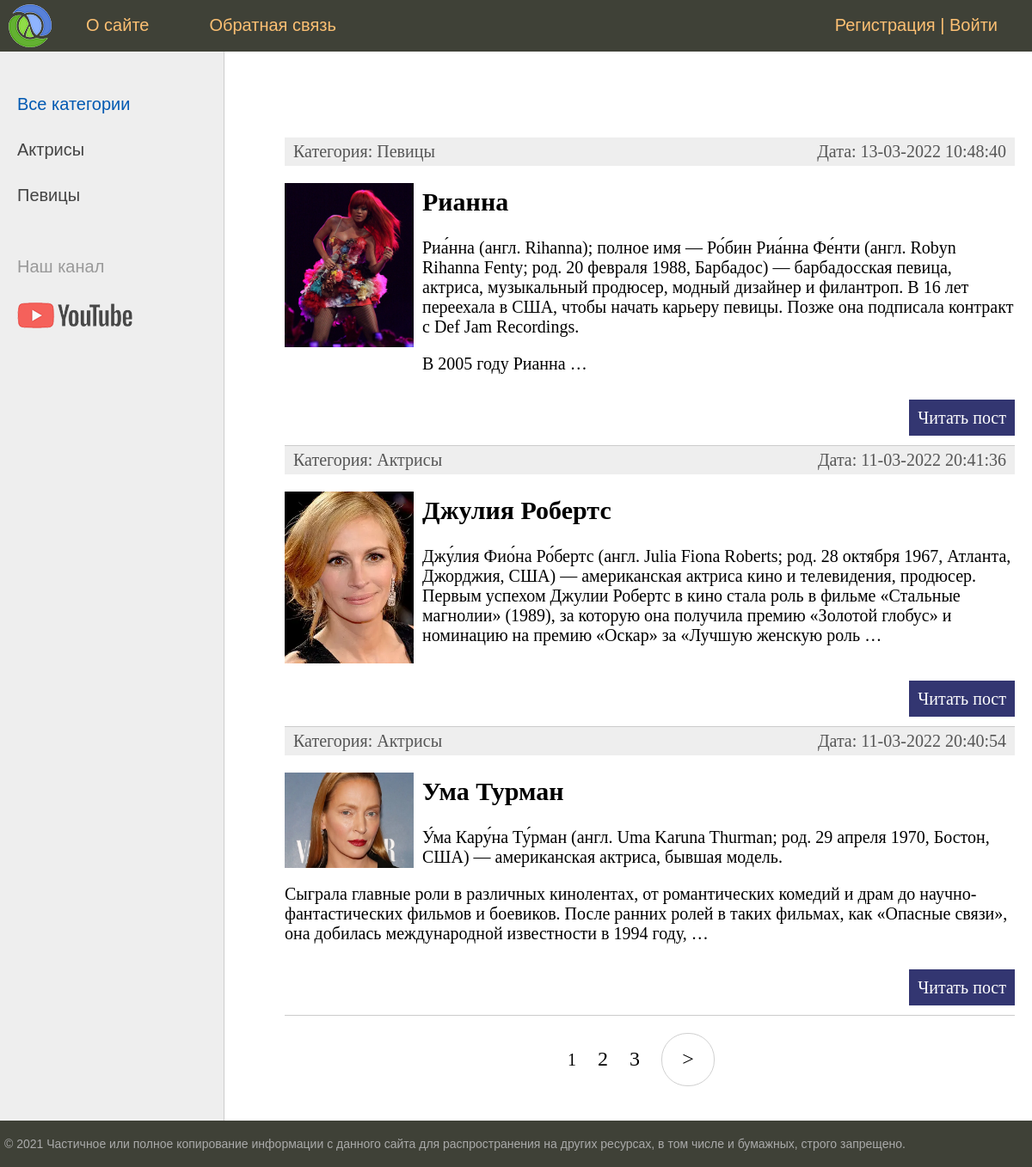
The page / on the database its author committed.
### women/models.py (models this page shows, shortened)
class Category(models.Model):
    name = models.CharField(
        max_length=100, db_index=True, verbose_name='Категория')
    slug = models.SlugField(max_length=255, unique=True,
                            db_index=True, verbose_name='URL')
    def __str__(self):
        return self.name
    def get_absolute_url(self):
        return reverse('category', kwargs={'cat_slug': self.slug})
    class Meta:
        verbose_name = 'Категория'
        verbose_name_plural = 'Категории'
        ordering = ['id']

class Women(models.Model):
    title = models.CharField(max_length=255, verbose_name='Заголовок')
    slug = models.SlugField(max_length=255, unique=True,
                            db_index=True, verbose_name='URL')
    content = models.TextField(blank=True, verbose_name='Текст статьи')
    photo = models.ImageField(
        upload_to="photos/%Y/%m/%d/", verbose_name='Фото')
    time_create = models.DateTimeField(
        auto_now_add=True, verbose_name='Время создания')
    time_update = models.DateTimeField(
        auto_now=True, verbose_name='Время изменения')
    is_published = models.BooleanField(default=True, verbose_name='Публикация')
    cat = models.ForeignKey(
        'Category', on_delete=models.PROTECT, verbose_name='Категория')
    def get_absolute_url(self):
        return reverse('post', kwargs={'post_slug': self.slug})
    class Meta:
        verbose_name = 'Известные женщины'
        verbose_name_plural = 'Известные женщины'
        ordering = ['-time_create', 'title']

### women/views.py (the view)
# urls.py: path('', WomenHome.as_view(), name='home'),
class WomenHome(DataMixin, ListView):
    model = Women
    template_name = 'women/index.html'
    context_object_name = 'posts'
    def get_context_data(self, *, object_list=None, **kwargs):
        context = super().get_context_data(**kwargs)
        c_def = self.get_user_context(title='Главная страница')
        return dict(list(context.items()) + list(c_def.items()))
    def get_queryset(self):
        return Women.objects.filter(is_published=True).select_related('cat')

### women/utils.py (called while the page is built)
    def get_user_context(self, **kwargs):
        context = kwargs
        cats = Category.objects.annotate(Count('women'))
        user_menu = menu.copy()
        if not self.request.user.is_authenticated:
            user_menu.pop(1)
        context['menu'] = user_menu
        context['cats'] = cats
        if 'cat_selected' not in context:
            context['cat_selected'] = 0
        return context

### women/templates/women/index.html (shortened to what this page needs)
{% extends 'women/base.html' %} {% block content %}
<ul class="list-articles">
  {% for p in posts %}
  <li>
    <div class="article-panel">
      <p class="first">Категория: {{p.cat}}</p>
      <p class="last">Дата: {{p.time_update|date:"d-m-Y H:i:s"}}</p>
    </div>
    {% if p.photo %}
      <p><img class="img-article-left thumb" src="{{p.photo.url}}"</p>
    {% endif %}
    <h2>{{p.title}}</h2>
    {% autoescape on %} {{p.content|linebreaks|truncatewords:50}} {% endautoescape %}
    <p class="link-read-post">
      <a href="{{ p.get_absolute_url }}">Читать пост</a>
    </p>
  </li>
  {% endfor %}
</ul>
{% endblock %}

### women/templates/women/base.html (shortened to what this page needs)
{% load static %} {% load women_tags %}
<!DOCTYPE html>
<html>
  <head>
    <link
      type="text/css"
      href="{% static 'women/css/styles.css' %}"
      rel="stylesheet"
    />
  </head>
  <body>
    <table class="table-page" border="0" cellpadding="0" cellspacing="0">
      <tr>
        <td valign="top">
          {% block mainmenu %}
          <div class="header">
            <ul id="mainmenu" class="mainmenu">
              <li class="logo">
                <a href="{% url 'home' %}"><div class="logo"></div></a>
              </li>
              {% for m in menu %}
              <li><a href="{% url m.url_name %}">{{m.title}}</a></li>
              {% endfor %}
              <li class="last">
                {% if request.user.is_authenticated %}
                  <li class="last"> {{ user.username }} | <a href={% url 'logout' %}>Выйти</a></li>
                {% else %}
                <a href="{% url 'register' %}">Регистрация</a> |
                <a href="{% url 'login' %}">Войти</a>
                {% endif %}
              </li>
            </ul>
          </div>
          {% endblock mainmenu %}
          <table
            class="table-content"
            border="0"
            cellpadding="0"
            cellspacing="0"
          >
            <tr>
              <td valign="top" class="left-chapters">
                <ul id="leftchapters">
                  {% if cat_selected == 0 %}
                  <li class="selected">Все категории</li>
                  {% else %}
                  <li><a href="{% url 'home' %}">Все категории</a></li>
                  {% endif %} {% for c in cats %}
                  {% if c.women__count > 0 %}
                   {% if c.pk == cat_selected %}
                  <li class="selected">{{c.name}}</li>
                  {% else %}
                  <li><a href="{{ c.get_absolute_url }}">{{c.name}}</a></li>
                   {% endif %}
                   {% endif %}
                   {% endfor %}
                  <li class="share">
                    <p>Наш канал</p>
                    <a
                      class="share-yt"
                      href="https://www.youtube.com/channel/UClJzWfGWuGJL2t-3dYKcHTA/playlists"
                      target="_blank"
                      rel="nofollow"
                    ></a>
                  </li>
                </ul>
              </td>
              <td valign="top" class="content">
                <div class="content-text">
                  {% block content %} {% endblock %}
                  {% if page_obj.has_other_pages%}
                  <nav class="list-pages">
                    <ul>
                      {% for p in paginator.page_range %}
                      {% if page_obj.number == p %}
                       <li class="page_num page_num_selected">{{ p }}</li>
                      {% elif p >= page_obj.number|add:-2 and p <= page_obj.number|add:2 %}
                        <li class="page_num">
                          <a href="?page={{ p }}">{{ p }}</a>
                        </li>
                      {% endif %}
                      {% endfor %}
                       {% if page_obj.has_next %}
                      <li class="page-num">
                        <a href="?page={{ page_obj.next_page_number }}">&gt</a>
                      </li>
                      {% endif %}
                    </ul>
                  </nav>
                  {% endif %}
                </div>
              </td>
            </tr>
          </table>
        </td>
      </tr>
      <tr>
        <td valign="top">
          <div id="footer">
            <p>
              &copy; 2021 Частичное или полное копирование информации с данного
              сайта для распространения на других ресурсах, в том числе и
              бумажных, строго запрещено.
            </p>
          </div>
        </td>
      </tr>
    </table>
  </body>
</html>

### women/static/women/css/styles.css (style rules this page uses)
html, body { font-family: 'Arial'; margin: 0; padding: 0; height: 100%; width: 100%; color: #444; }
a { color: #0059b2; text-decoration: none; }
img { max-width: 600px; height: auto; }
img.img-article-left { max-width: 300px; height: auto; float: left; padding: 0 10px 10px 0; }
img.img-article-left.thumb { max-width: 150px; height: auto; }
p.link-read-post { text-align: right; }
p.link-read-post a { padding: 10px; min-width: 100px; background: #333671; color: #fff; text-decoration: none; }
div.article-panel { background: #eee; padding: 5px 10px 5px 10px; box-sizing: border-box; overflow: hidden; color: #555; }
div.article-panel p.first { margin: 0; float: left; }
div.article-panel p.last { margin: 0; float: right; }
ul.list-articles { list-style: none; margin: 0; padding: 0; }
ul.list-articles li { border-bottom: 1px solid #ccc; }
.table-page { width: 100%; height: 100%; vertical-align: top; }
.table-page tr { height: 100%; }
.header { background: #3F4137; height: 60px; }
.logo { background: url('../images/logo.png') no-repeat 10px 5px; width: 70px; height: 60px; }
ul.mainmenu { list-style: none; margin: 0; padding: 0; height: 60px; color: #fdc073; font-size: 20px; overflow: hidden; }
ul.mainmenu li { float: left; margin: 18px 40px 0 30px; }
ul.mainmenu li.logo { margin: 0; }
ul.mainmenu li.last { float: right; }
ul.mainmenu li a { color: #fdc073; text-decoration: none; }
.table-content { width: 100%; min-height: 100%; height: 100%; }
.left-chapters { margin: 0; background: #eee; border-right: 1px solid #ccc; min-height: 100%; }
.left-chapters ul { width: 230px; min-height: 100%; margin: 0; padding: 20px 10px 10px 20px; list-style: none; font-size: 20px; }
.left-chapters ul li { margin: 30px 0 0 0; color: #999; }
.left-chapters ul li.selected { color: #0059b2; }
.left-chapters ul li a { color: #444; text-decoration: none; }
.left-chapters ul li.share { margin: 60px 0 0 0; }
.left-chapters ul li.share p { margin: 30px 0 30px 0; }
.left-chapters ul li.share a { display: inline-block; width: 40px; height: 40px; margin: 0 20px 0 0; }
.left-chapters ul li.share a.share-yt { width: 100%; height: 30px; background: url('../images/share_yt.png') no-repeat 0 0 }
.content { padding: 40px 20px 20px 40px; width: 100%; box-sizing: border-box; }
.content-text { margin: 60px 0 0 30px; color: #000; font-size: 20px; font-family: Yandex Sans Display Light; }
#footer { box-sizing: border-box; background: #3F4137; padding: 5px; color: #aaa; font-size: 14px; font-family: Verdana, Geneva, Arial, Helvetica; text-align: left; overflow: hidden; }
.list-pages { text-align: center; margin: 0 0 20px 0; }
.list-pages ul { margin: 20px 0 0 0; padding: 0; list-style: none; }
.list-pages ul li { display: inline-block; margin: 0 20px 0 0; }
.list-pages a { color: #000; font-size: 24px; text-decoration: none; }
.list-pages .page-num, .page-num-selected { display: inline-block; width: 60px; height: 44px; padding: 16px 0 0 0; border: 1px solid #d0d0d0; border-radius: 30px; }

### rows shown on the page
Category: name "Актрисы"
Category: name "Певицы"
Women: cat "Певицы", time_update "13-03-2022 10:48:40", photo (picture), title "Рианна", content "Риа́нна (англ. Rihanna); полное имя — Ро́бин Риа́нна Фе́нти (англ. Robyn Rihanna Fenty; род. 20 февраля 1988, Барбадос) — барбадосская певица, актриса, музыкальный продюсер, модный дизайнер и филантроп. В 16 лет переехала в США, чтобы начать карьеру певицы. Позже она подписала контракт с Def Jam Recordings. В 2005 году Рианна …"
Women: cat "Актрисы", time_update "11-03-2022 20:41:36", photo (picture), title "Джулия Робертс", content "Джу́лия Фио́на Ро́бертс (англ. Julia Fiona Roberts; род. 28 октября 1967, Атланта, Джорджия, США) — американская актриса кино и телевидения, продюсер. Первым успехом Джулии Робертс в кино стала роль в фильме «Стальные магнолии» (1989), за которую она получила премию «Золотой глобус» и номинацию на премию «Оскар» за «Лучшую женскую роль …"
Women: cat "Актрисы", time_update "11-03-2022 20:40:54", photo (picture), title "Ума Турман", content "У́ма Кару́на Ту́рман (англ. Uma Karuna Thurman; род. 29 апреля 1970, Бостон, США) — американская актриса, бывшая модель. Сыграла главные роли в различных кинолентах, от романтических комедий и драм до научно-фантастических фильмов и боевиков. После ранних ролей в таких фильмах, как «Опасные связи», она добилась международной известности в 1994 году, …"

### other values the page prints
{{ m.title }} "О сайте" "Обратная связь"
{{ p }} "1"
{{ p }} "2" "3"
